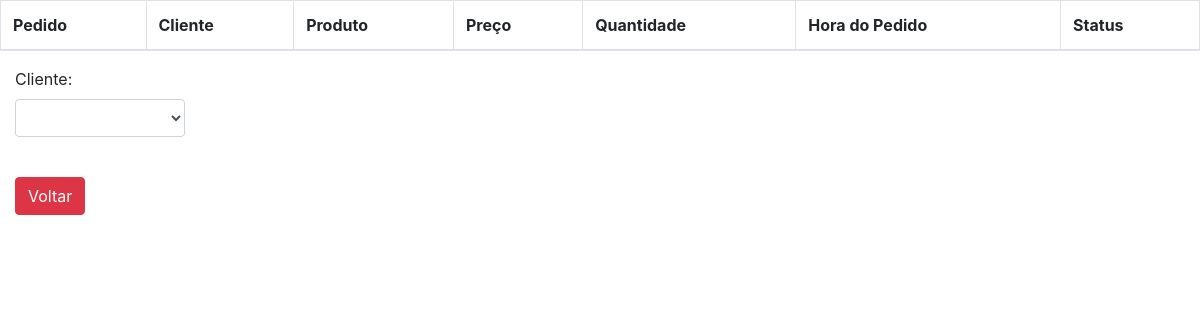
/pedido/, run on an earlier commit of the app's database.
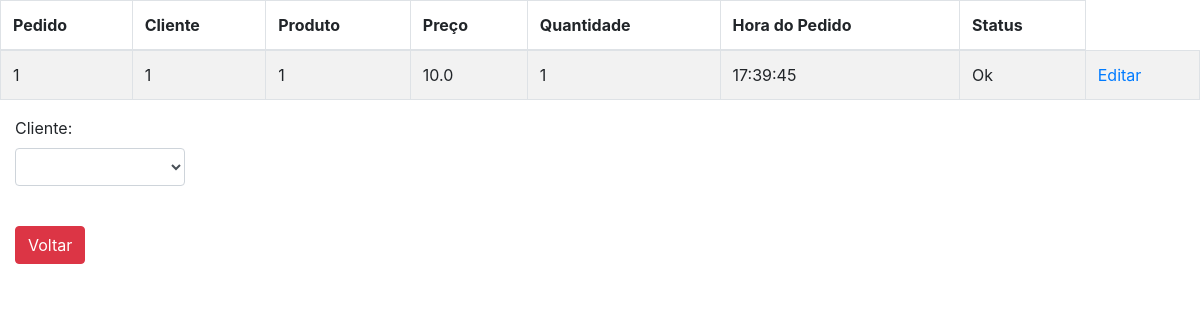
And on a later commit of the database.
### tables this page shows
CREATE TABLE pedido (
    id_pedido INTEGER PRIMARY KEY AUTOINCREMENT,
    id_produto INTEGER NOT NULL,
    id_cliente INTEGER NOT NULL,
    preco REAL NOT NULL,
    quantidade INTEGER NOT NULL,
    datahora DATETIME DEFAULT CURRENT_TIME,
    status TINYINT(1),
    FOREIGN KEY(id_produto) REFERENCES produto(id_produto),
    FOREIGN KEY(id_cliente) REFERENCES cliente(id_cliente)
);

### clientes.py (the view)
@app.route("/pedido/")
def listar_pedidos_api():
    return render_template("lista_pedidos.html", pedidos = listar_pedidos())

### clientes.py (called while the page is built)
def row_to_dict(description, row):
    if row == None:
        return None
    d = {}
    for i in range(0, len(row)):
        d[description[i][0]] = row[i]
    return d

def rows_to_dict(description, rows):
    result = []
    for row in rows:
        result.append(row_to_dict(description, row))
    return result

def conectar():
    return sqlite3.connect('clientes.db')

def listar_pedidos():
    with closing(conectar()) as con, closing(con.cursor()) as cur:
        cur.execute("SELECT id_pedido, id_produto, id_cliente, preco, quantidade, datahora, status FROM pedido p ORDER BY p.id_cliente")
        return rows_to_dict(cur.description, cur.fetchall())

### templates/lista_pedidos.html (shortened to what this page needs)
<!DOCTYPE html>
<html>
<head>
    <link href="//maxcdn.bootstrapcdn.com/bootstrap/4.1.1/css/bootstrap.min.css" rel="stylesheet" id="bootstrap-css">
</head>
<body>
    <div class="table-responsive" id="sailorTableArea">
        <table id="sailorTable" class="table table-striped table-bordered" width="100%">
            <thead>
                <tr>
                    <th>Pedido</th>
                    <th>Cliente</th>
                    <th>Produto</th>
                    <th>Preço</th>
                    <th>Quantidade</th>
                    <th>Hora do Pedido</th>
                    <th>Status</th>
                </tr>
            </thead>
            <tbody>
                {% for pedido in pedidos %}
                <tr>
                    <td>{{pedido['id_pedido']}}</td>
                    <td>{{pedido['id_cliente']}}</td>
                    <td>{{pedido['id_produto']}}</td>
                    <td>{{pedido['preco']}}</td>
                    <td>{{pedido['quantidade']}}</td>
                    <td>{{pedido['datahora']}}</td>
                    <td>{{pedido['status']}}</td>
                    <td><a href="/pedido/{{pedido['id_pedido']}}" class="botao">Editar</a></td>
                </tr>
                {% endfor %}
            </tbody>
        </table>
    </div>
    <div>
        <div class="form-group">
            <label class="col-md-4 control-label" for="id_cliente">Cliente:</label>
            <div class="col-md-2">
                <select class="form-control" name="id_cliente" id="id_cliente">
            </select>
            </div>
        </div>
    <div class="form-group">
        <label class="col-md-4 control-label" for="btnsalvar"></label>
        <div class="col-md-8" style="text-align: left;">
            <a id="btncancelar" name="btncancelar" class="btn btn-danger" href="/menu">Voltar</a>
        </div>
    </div>
</body>
</html>

What changed in the data, as far as the page shows it:
added pedido: id_pedido "1", id_cliente "1", id_produto "1", preco "10.0", quantidade "1", datahora "17:39:45", status "Ok"
